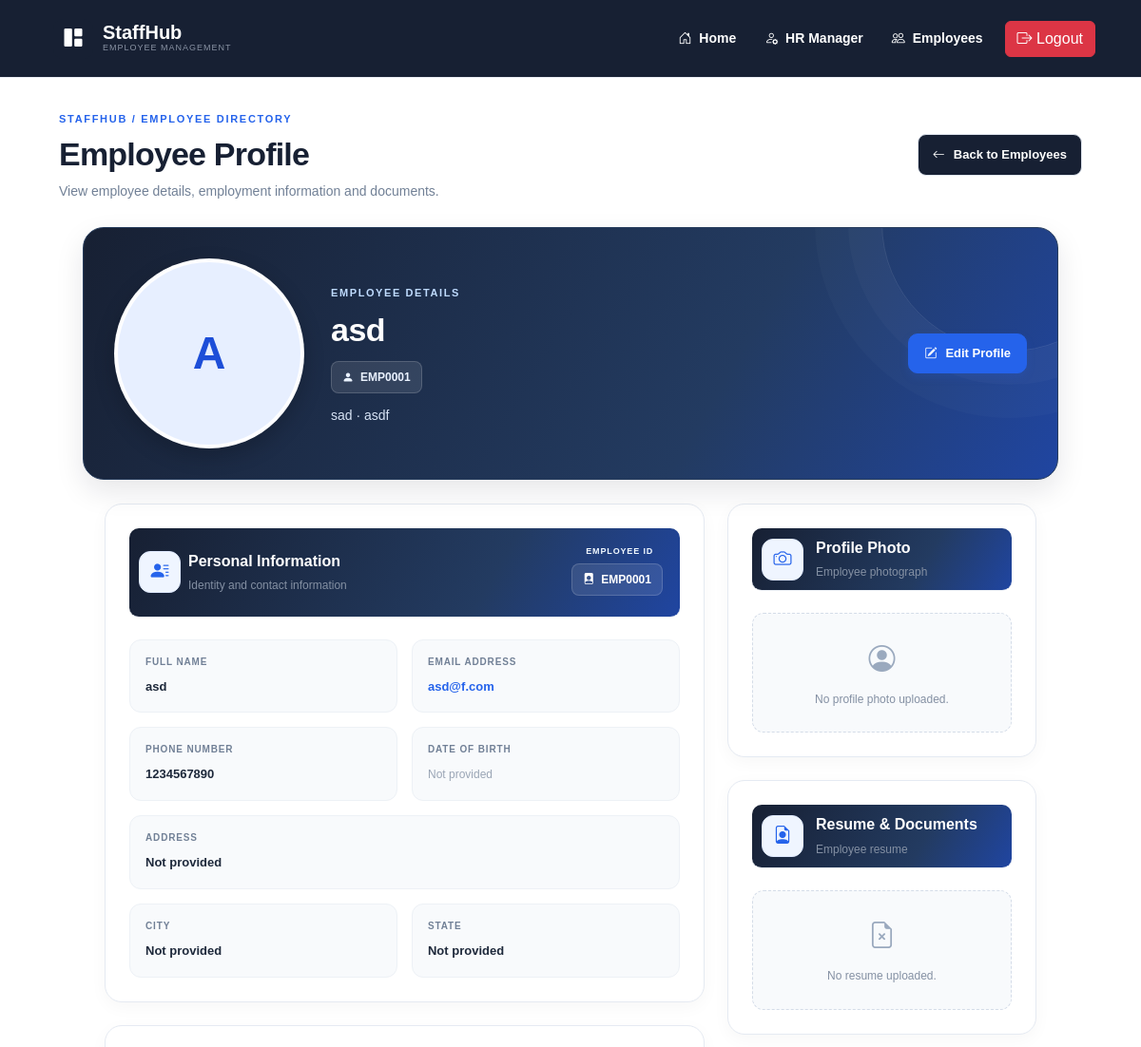
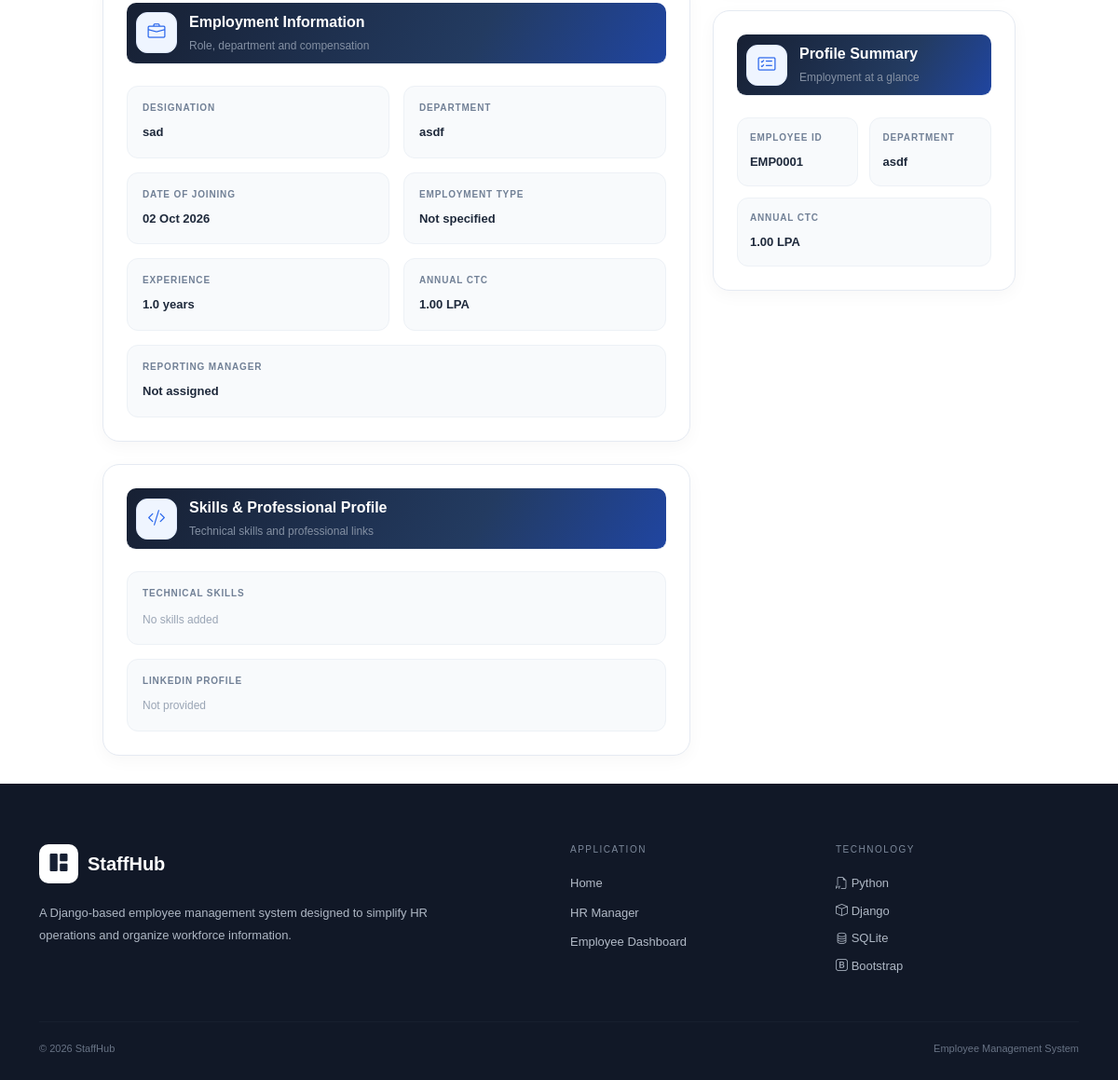
Screenshot of /employee/19/ (signed in) with the database file from the repository (2 pictures, top to bottom).
### empmngt/models.py (models this page shows, shortened)
class Employee(models.Model):
    Name = models.CharField(max_length=100)
    Emp_ID = models.CharField(
        max_length=20,
        unique=True,
        blank=True
    )
    Date_of_Joining = models.DateField()
    Designation = models.CharField(max_length=100)
    Department = models.CharField(max_length=100)
    Annual_CTC = models.FloatField()
    Experience = models.FloatField()
    Profile_Photo = models.ImageField(
        upload_to="employee_photos/",
        blank=True,
        null=True
    )
    Email = models.EmailField(blank=True)
    Phone = models.CharField(max_length=20, blank=True)
    Date_of_Birth = models.DateField(blank=True, null=True)
    Address = models.TextField(blank=True)
    City = models.CharField(max_length=100, blank=True)
    State = models.CharField(max_length=100, blank=True)
    Employment_Type = models.CharField(
        max_length=30,
        choices=[
            ("Full-time", "Full-time"),
            ("Part-time", "Part-time"),
            ("Contract", "Contract"),
            ("Intern", "Intern"),
        ],
        blank=True
    )
    Skills = models.TextField(blank=True)
    LinkedIn = models.URLField(blank=True)
    Reporting_Manager = models.CharField(max_length=100, blank=True)
    Resume = models.FileField(
        upload_to="employee_resumes/",
        blank=True,
        null=True
    )

### empmngt/views.py (the view)
# urls.py: path("employee/<int:id>/",views.employee_detail,name="employee_detail"),
@login_required
def employee_detail(request, id):
    data = Employee.objects.get(id=id)
    skills_list = [
        skill.strip()
        for skill in data.Skills.split(",")
        if skill.strip()
        ]
    return render(
        request,
        "empmngt/empprofile.html",
        {"d": data, "skills_list": skills_list}
    )

### templates/empmngt/empprofile.html
{% extends "empmngt/navbar.html" %}
{% load static %}
{% block nav_block %}
<section class='container-fluid'>
<div class="employee-profile-page">
    <header class="profile-page-header">
        <div>
            <span class="profile-eyebrow">
                STAFFHUB / EMPLOYEE DIRECTORY
            </span>
            <h1>Employee Profile</h1>
            <p>View employee details, employment information and documents.</p>
        </div>
        <a href="/viewemp/" class="back-link">
            <i class="bi bi-arrow-left"></i>
            Back to Employees
        </a>
    </header>
    <section class="profile-hero">
        <div class="profile-avatar">
            {% if d.Profile_Photo %}
                <img src="{{ d.Profile_Photo.url }}"
                     alt="{{ d.Name }} profile photo">
            {% else %}
                <div class="profile-avatar-initial">
                    {{ d.Name|first|upper }}
                </div>
            {% endif %}
        </div>
        <div class="profile-hero-content">
            <span class="profile-hero-label">EMPLOYEE DETAILS</span>
            <h2>{{ d.Name }}</h2>
            <span class="profile-id">
                <i class="bi bi-person-fill"></i>
                {{ d.Emp_ID }}
            </span>
            <p>
                {{ d.Designation }}
                {% if d.Department %} · {{ d.Department }}{% endif %}
            </p>
        </div>
        <div class="profile-hero-actions">
            <a href="/empupdate/{{ d.id }}/"
               class="profile-edit-btn">
                <i class="bi bi-pencil-square"></i>
                Edit Profile
            </a>
        </div>
    </section>
    <div class="profile-content-grid px-5">
        <main class="profile-main-column">
            <section class="profile-card">
                <div class="profile-card-heading d-flex justify-content-between">
                    <div class='d-flex gap-2'>
                        <div class="profile-heading-icon">
                            <i class="bi bi-person-lines-fill"></i>
                        </div>
                        <div>
                            <h3>Personal Information</h3>
                            <p>Identity and contact information</p>
                        </div>
                    </div>
                    <div class="me-2">
                        <span class="profile-info-label">Employee ID</span>
                        <span class="profile-id">
                            <i class="bi bi-file-person-fill"></i>
                            {{ d.Emp_ID }}
                        </span>
                    </div>
                </div>
                <div class="profile-info-grid">
                    <div class="profile-info-item">
                        <span class="profile-info-label">Full Name</span>
                        <div class="profile-info-value">{{ d.Name }}</div>
                    </div>
                    <div class="profile-info-item">
                        <span class="profile-info-label">Email Address</span>
                        <div class="profile-info-value">
                            {% if d.Email %}
                                <a href="mailto:{{ d.Email }}">{{ d.Email }}</a>
                            {% else %}
                                <span class="profile-muted">Not provided</span>
                            {% endif %}
                        </div>
                    </div>
                    <div class="profile-info-item">
                        <span class="profile-info-label">Phone Number</span>
                        <div class="profile-info-value">
                            {% if d.Phone %}
                                {{ d.Phone }}
                            {% else %}
                                <span class="profile-muted">Not provided</span>
                            {% endif %}
                        </div>
                    </div>
                    <div class="profile-info-item">
                        <span class="profile-info-label">Date of Birth</span>
                        <div class="profile-info-value">
                            {% if d.Date_of_Birth %}
                                {{ d.Date_of_Birth|date:"d M Y" }}
                            {% else %}
                                <span class="profile-muted">Not provided</span>
                            {% endif %}
                        </div>
                    </div>
                    <div class="profile-info-item full-width">
                        <span class="profile-info-label">Address</span>
                        <div class="profile-info-value">
                            {{ d.Address|default_if_none:""|default:"Not provided" }}
                        </div>
                    </div>
                    <div class="profile-info-item">
                        <span class="profile-info-label">City</span>
                        <div class="profile-info-value">
                            {{ d.City|default_if_none:""|default:"Not provided" }}
                        </div>
                    </div>
                    <div class="profile-info-item">
                        <span class="profile-info-label">State</span>
                        <div class="profile-info-value">
                            {{ d.State|default_if_none:""|default:"Not provided" }}
                        </div>
                    </div>
                </div>
            </section>
            <section class="profile-card">
                <div class="profile-card-heading">
                    <div class="profile-heading-icon">
                        <i class="bi bi-briefcase"></i>
                    </div>
                    <div>
                        <h3>Employment Information</h3>
                        <p>Role, department and compensation</p>
                    </div>
                </div>
                <div class="profile-info-grid">
                    <div class="profile-info-item">
                        <span class="profile-info-label">Designation</span>
                        <div class="profile-info-value">{{ d.Designation }}</div>
                    </div>
                    <div class="profile-info-item">
                        <span class="profile-info-label">Department</span>
                        <div class="profile-info-value">{{ d.Department }}</div>
                    </div>
                    <div class="profile-info-item">
                        <span class="profile-info-label">Date of Joining</span>
                        <div class="profile-info-value">
                            {{ d.Date_of_Joining|date:"d M Y" }}
                        </div>
                    </div>
                    <div class="profile-info-item">
                        <span class="profile-info-label">Employment Type</span>
                        <div class="profile-info-value">
                            {{ d.Employment_Type|default:"Not specified" }}
                        </div>
                    </div>
                    <div class="profile-info-item">
                        <span class="profile-info-label">Experience</span>
                        <div class="profile-info-value">
                            {{ d.Experience }} years
                        </div>
                    </div>
                    <div class="profile-info-item">
                        <span class="profile-info-label">Annual CTC</span>
                        <div class="profile-info-value">
                            {{ d.Annual_CTC|floatformat:2 }} LPA
                        </div>
                    </div>
                    <div class="profile-info-item full-width">
                        <span class="profile-info-label">Reporting Manager</span>
                        <div class="profile-info-value">
                            {{ d.Reporting_Manager|default:"Not assigned" }}
                        </div>
                    </div>
                </div>
            </section>
            <section class="profile-card">
                <div class="profile-card-heading">
                    <div class="profile-heading-icon">
                        <i class="bi bi-code-slash"></i>
                    </div>
                    <div>
                        <h3>Skills & Professional Profile</h3>
                        <p>Technical skills and professional links</p>
                    </div>
                </div>
                <div class="profile-info-grid">
                    <div class="profile-info-item full-width">
                        <span class="profile-info-label">Technical Skills</span>
                        {% if skills_list %}
                            <div class="profile-skills">
                                {% for skill in skills_list %}
                                    <span class="profile-skill">{{ skill }}</span>
                                {% endfor %}
                            </div>
                        {% else %}
                            <span class="profile-muted">No skills added</span>
                        {% endif %}
                    </div>
                    <div class="profile-info-item full-width">
                        <span class="profile-info-label">LinkedIn Profile</span>
                        <div class="profile-info-value">
                            {% if d.LinkedIn %}
                                <a href="{{ d.LinkedIn }}"
                                   target="_blank"
                                   rel="noopener noreferrer">
                                    View LinkedIn Profile
                                    <i class="bi bi-box-arrow-up-right"></i>
                                </a>
                            {% else %}
                                <span class="profile-muted">Not provided</span>
                            {% endif %}
                        </div>
                    </div>
                </div>
            </section>
        </main>
        <aside class="profile-side-column">
            <section class="profile-card">
                <div class="profile-card-heading">
                    <div class="profile-heading-icon">
                        <i class="bi bi-camera"></i>
                    </div>
                    <div>
                        <h3>Profile Photo</h3>
                        <p>Employee photograph</p>
                    </div>
                </div>
                {% if d.Profile_Photo %}
                    <div style="text-align: center;">
                        <img src="{{ d.Profile_Photo.url }}"
                             alt="{{ d.Name }} profile photo"
                             style="width: 100%; max-height: 320px;
                                    object-fit: contain; border-radius: 12px;">
                        <a href="{{ d.Profile_Photo.url }}"
                           target="_blank"
                           rel="noopener noreferrer"
                           class="document-btn"
                           style="margin-top: 14px;">
                            <i class="bi bi-eye"></i>
                            View Full Photo
                        </a>
                    </div>
                {% else %}
                    <div class="profile-empty-document">
                        <i class="bi bi-person-circle"
                           style="font-size: 28px; display: block; margin-bottom: 8px;"></i>
                        No profile photo uploaded.
                    </div>
                {% endif %}
            </section>
            <section class="profile-card">
                <div class="profile-card-heading">
                    <div class="profile-heading-icon">
                        <i class="bi bi-file-earmark-person"></i>
                    </div>
                    <div>
                        <h3>Resume & Documents</h3>
                        <p>Employee resume</p>
                    </div>
                </div>
                {% if d.Resume %}
                    <div class="profile-document">
                        <div class="profile-document-icon pdf-icon">
                            <i class="bi bi-file-earmark-pdf"></i>
                        </div>
                        <div class="profile-document-info">
                            <strong>Employee Resume</strong>
                            <small>Uploaded document</small>
                        </div>
                    </div>
                    <div style="display: flex; flex-wrap: wrap; gap: 10px;">
                        <a href="{{ d.Resume.url }}"
                           target="_blank"
                           rel="noopener noreferrer"
                           class="document-btn">
                            <i class="bi bi-eye"></i>
                            View Resume
                        </a>
                        <a href="{{ d.Resume.url }}"
                           download
                           class="document-btn">
                            <i class="bi bi-download"></i>
                            Download
                        </a>
                    </div>
                {% else %}
                    <div class="profile-empty-document">
                        <i class="bi bi-file-earmark-x"
                           style="font-size: 28px; display: block; margin-bottom: 8px;"></i>
                        No resume uploaded.
                    </div>
                {% endif %}
            </section>
            <section class="profile-card">
                <div class="profile-card-heading">
                    <div class="profile-heading-icon">
                        <i class="bi bi-card-checklist"></i>
                    </div>
                    <div>
                        <h3>Profile Summary</h3>
                        <p>Employment at a glance</p>
                    </div>
                </div>
                <div class="profile-info-grid">
                    <div class="profile-info-item">
                        <span class="profile-info-label">Employee ID</span>
                        <div class="profile-info-value">{{ d.Emp_ID }}</div>
                    </div>
                    <div class="profile-info-item">
                        <span class="profile-info-label">Department</span>
                        <div class="profile-info-value">{{ d.Department }}</div>
                    </div>
                    <div class="profile-info-item full-width">
                        <span class="profile-info-label">Annual CTC</span>
                        <div class="profile-info-value">
                            {{ d.Annual_CTC|floatformat:2 }} LPA
                        </div>
                    </div>
                </div>
            </section>
        </aside>
    </div>
</div>
</section>
{% endblock %}

### rows the page displays
Employee: Name|first "A", Name "asd", Emp_ID "EMP0001", Designation "sad", Department "asdf", Email "asd@f.com", Phone "1234567890", Address "Not provided", City "Not provided", State "Not provided", Date_of_Joining "02 Oct 2026", Employment_Type "Not specified", Experience "1.0", Annual_CTC "1.00", Reporting_Manager "Not assigned"
